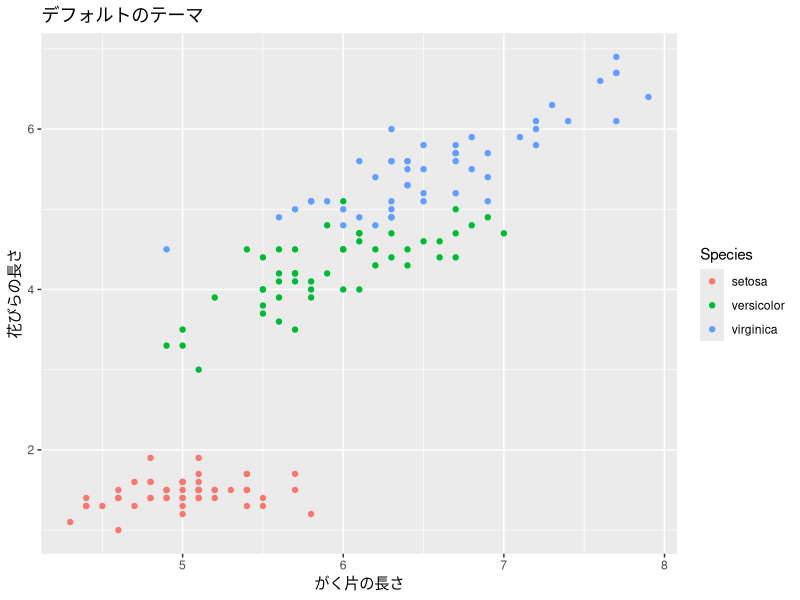
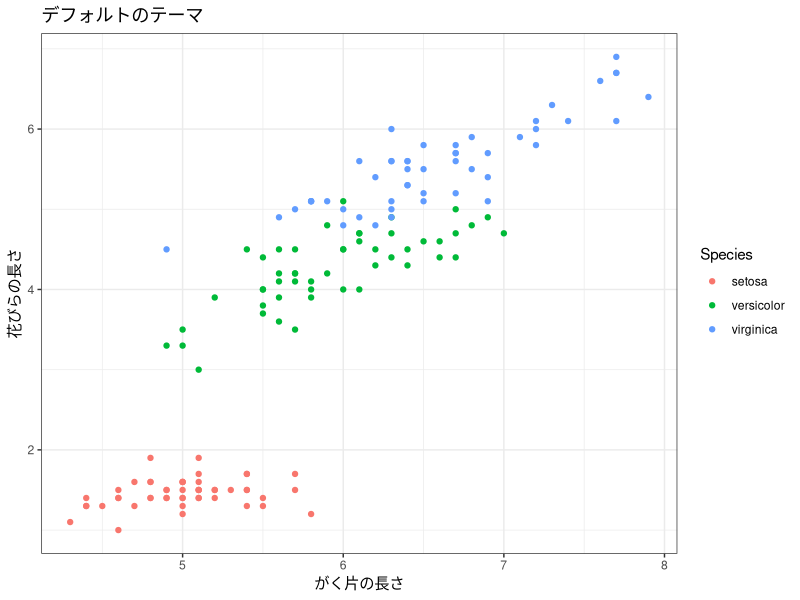
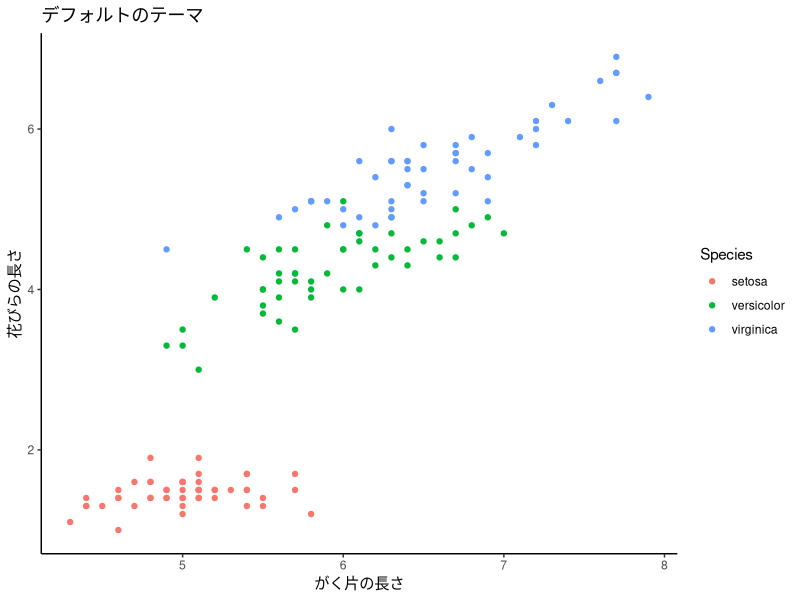
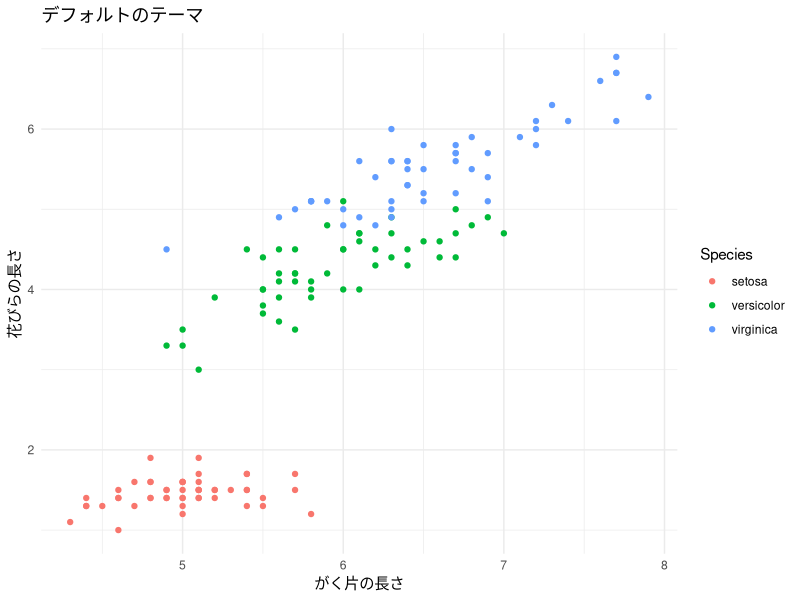
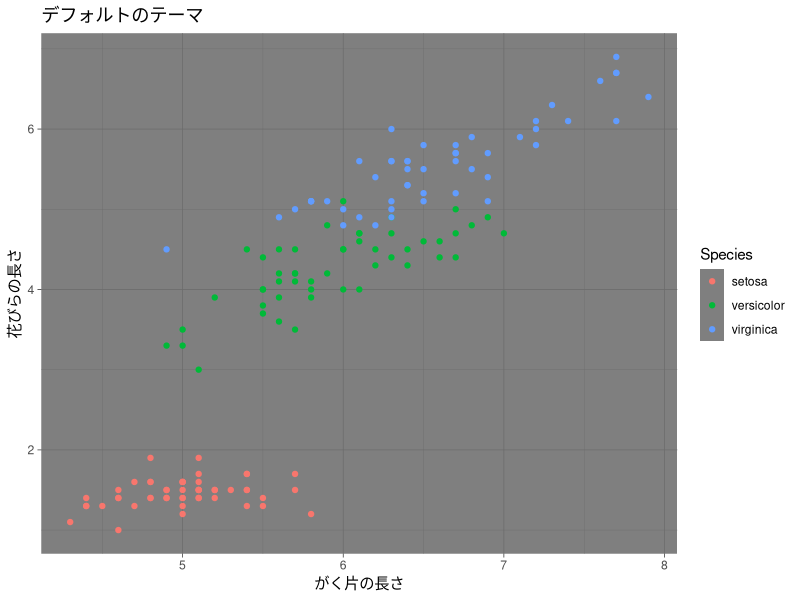
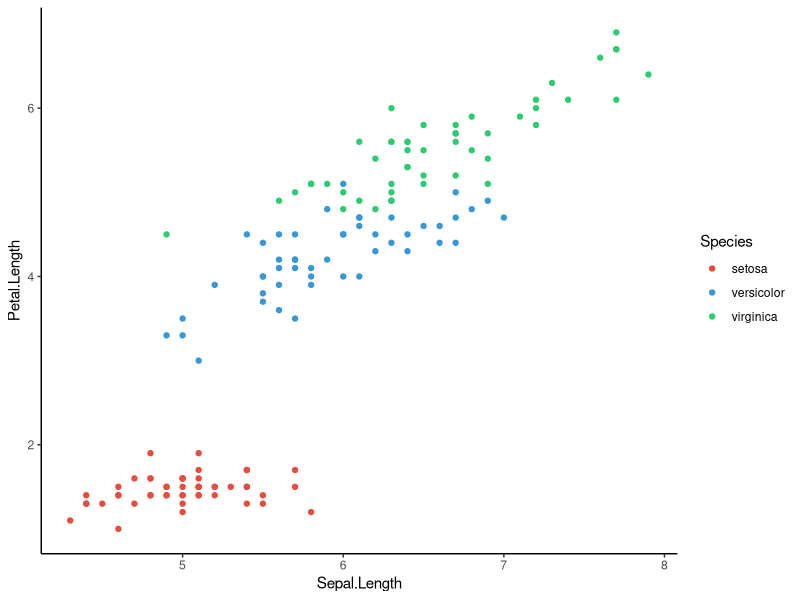
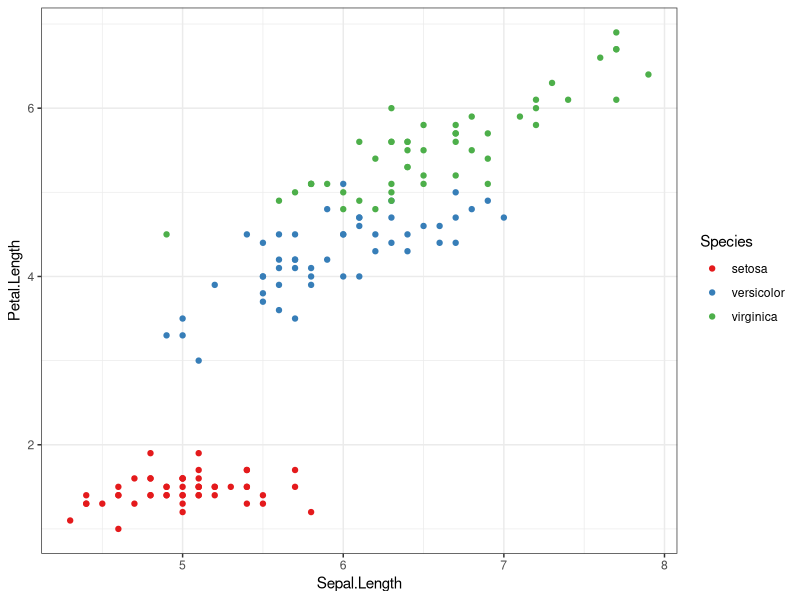
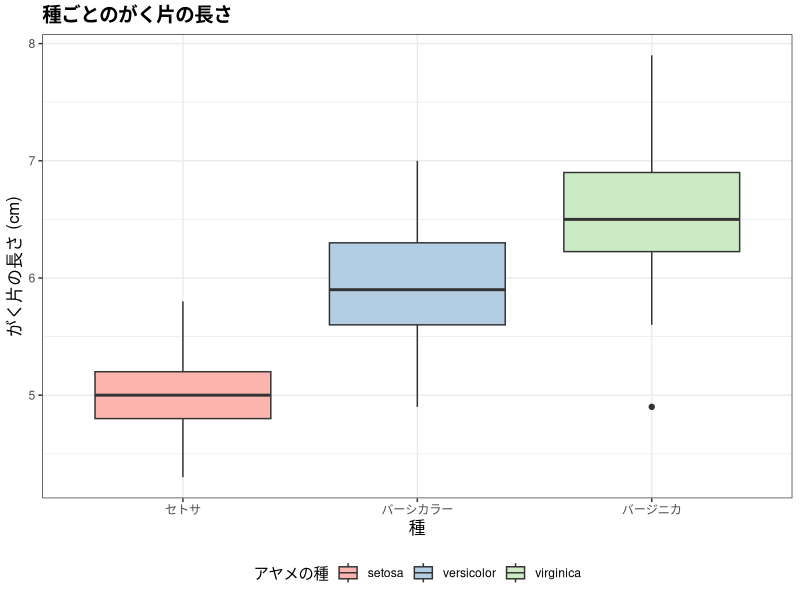

R code for these plots, in order:
## ---- chunk 1
knitr::opts_chunk$set(echo = TRUE, warning = FALSE, message = FALSE,
                      fig.width = 7, fig.height = 4)
library(tidyverse)

# 図の日本語が文字化けしないようにする（ragg があるときだけ有効にする）
if (requireNamespace("ragg", quietly = TRUE)) {
  knitr::opts_chunk$set(dev = "ragg_png")
}
## ---- chunk 2
library(tidyverse)
## ---- chunk 3
# デフォルトのグラフ
p <- ggplot(data = iris, aes(x = Sepal.Length, y = Petal.Length, color = Species)) +
  geom_point() +
  labs(title = "デフォルトのテーマ", x = "がく片の長さ", y = "花びらの長さ")
p
## ---- chunk 4
p + theme_bw()      # 白黒テーマ（論文向き）
## ---- chunk 5
p + theme_classic() # クラシック（軸線のみ，論文で人気）
## ---- chunk 6
p + theme_minimal() # ミニマル（シンプル）
## ---- chunk 7
p + theme_dark()    # ダーク（プレゼン向き）
## ---- chunk 8
ggplot(data = iris, aes(x = Sepal.Length, y = Petal.Length, color = Species)) +
  geom_point() +
  scale_color_manual(values = c("setosa" = "#E74C3C",
                                 "versicolor" = "#3498DB",
                                 "virginica" = "#2ECC71")) +
  theme_classic()
## ---- chunk 9
# ColorBrewerパレット（カテゴリ変数向き）
ggplot(data = iris, aes(x = Sepal.Length, y = Petal.Length, color = Species)) +
  geom_point() +
  scale_color_brewer(palette = "Set1") +
  theme_bw()
## ---- chunk 10
ggplot(data = iris, aes(x = Species, y = Sepal.Length, fill = Species)) +
  geom_boxplot() +
  scale_x_discrete(labels = c("setosa" = "セトサ",
                               "versicolor" = "バーシカラー",
                               "virginica" = "バージニカ")) +
  scale_fill_brewer(palette = "Pastel1") +
  labs(
    title = "種ごとのがく片の長さ",
    x = "種",
    y = "がく片の長さ (cm)",
    fill = "アヤメの種"
  ) +
  theme_bw() +
  theme(
    legend.position = "bottom",        # 凡例の位置
    plot.title = element_text(size = 14, face = "bold"),  # タイトルの書式
    axis.title = element_text(size = 12)                  # 軸タイトルの書式
  )
## ---- chunk 11
ggplot(data = iris, aes(x = Sepal.Length, y = Petal.Length)) +
  geom_point(color = "steelblue") +
  facet_wrap(~ Species) +
  labs(title = "種ごとの散布図", x = "がく片の長さ", y = "花びらの長さ") +
  theme_bw()
## ---- chunk 12
ggplot(data = iris, aes(x = Sepal.Length, y = Petal.Length, color = Species)) +
  geom_point(alpha = 0.6) +
  geom_smooth(method = "lm", se = TRUE) +   # 回帰直線 + 信頼区間
  labs(title = "散布図と回帰直線",
       x = "がく片の長さ (cm)", y = "花びらの長さ (cm)") +
  theme_bw()
## ---- chunk 13
ggplot(data = iris, aes(x = Sepal.Length, y = Petal.Length)) +
  geom_point(alpha = 0.6) +
  geom_smooth(method = "lm", se = TRUE) +
  labs(title = "種を区別しない場合", x = "がく片の長さ (cm)", y = "花びらの長さ (cm)") +
  theme_bw()
